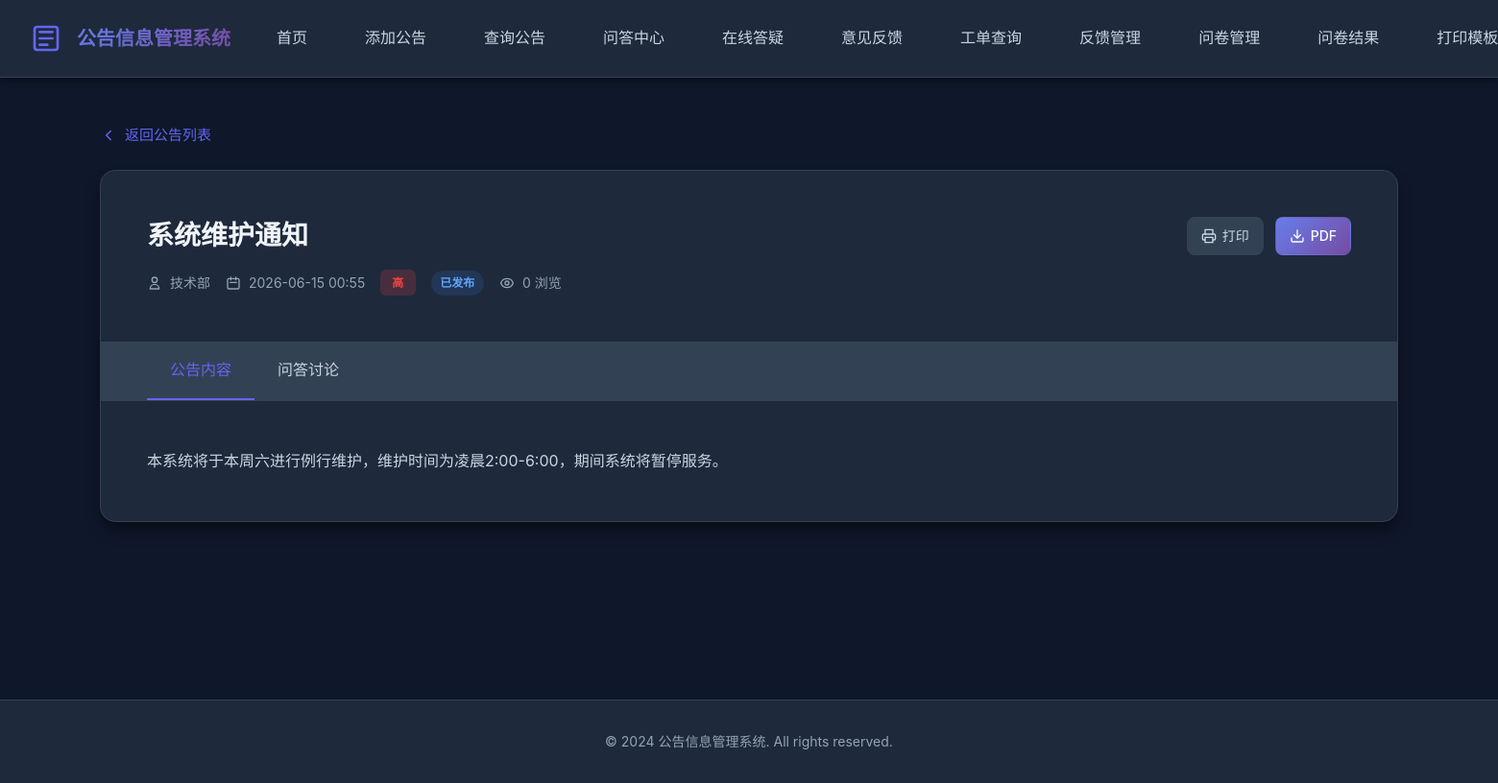
Screenshot of /notice_detail.php?id=2 with the database file from the repository.
### tables this page shows
CREATE TABLE IF NOT EXISTS notices (
    id INT AUTO_INCREMENT PRIMARY KEY,
    title VARCHAR(255) NOT NULL COMMENT '公告标题',
    content TEXT NOT NULL COMMENT '公告内容',
    author VARCHAR(100) NOT NULL COMMENT '发布人',
    category VARCHAR(100) DEFAULT '' COMMENT '公告分类',
    publish_date DATETIME DEFAULT CURRENT_TIMESTAMP COMMENT '发布时间',
    update_date DATETIME DEFAULT CURRENT_TIMESTAMP ON UPDATE CURRENT_TIMESTAMP COMMENT '更新时间',
    status ENUM('published', 'draft') DEFAULT 'published' COMMENT '状态',
    priority ENUM('high', 'medium', 'low') DEFAULT 'medium' COMMENT '优先级',
    views INT DEFAULT 0 COMMENT '浏览次数',
    INDEX idx_publish_date (publish_date),
    INDEX idx_status (status),
    INDEX idx_category (category)
);

### www/notice_detail.php (the view, shortened to what this page needs)
<?php
$notice_id = isset($_GET['id']) ? intval($_GET['id']) : 0;
$conn = getConnection();
$stmt = $conn->prepare("SELECT * FROM notices WHERE id = ?");
$stmt->bind_param("i", $notice_id);
$stmt->execute();
$notice = $stmt->get_result()->fetch_assoc();
$priority_class = 'priority-' . $notice['priority'];
$priority_text = ['high' => '高', 'medium' => '中', 'low' => '低'][$notice['priority']];
$status_text = ['published' => '已发布', 'draft' => '草稿'][$notice['status']];
?>
<!DOCTYPE html>
<html lang="zh-CN">
<head>
    <link rel="stylesheet" href="style.css">
</head>
<body>
    <nav class="navbar">
        <div class="container">
            <div class="nav-brand">
                <h1>公告信息管理系统</h1>
            </div>
            <ul class="nav-menu">
                <li><a href="index.php">首页</a></li>
                <li><a href="add_notice.php">添加公告</a></li>
                <li><a href="search_notice.php">查询公告</a></li>
                <li><a href="qa_center.php">问答中心</a></li>
                <li><a href="chat.php">在线答疑</a></li>
                <li><a href="feedback.php">意见反馈</a></li>
                <li><a href="feedback_query.php">工单查询</a></li>
                <li><a href="feedback_admin.php">反馈管理</a></li>
                <li><a href="survey_admin.php">问卷管理</a></li>
                <li><a href="survey_results.php">问卷结果</a></li>
                <li><a href="print_template_admin.php">打印模板</a></li>
            </ul>
        </div>
    </nav>
    <div class="container">
        <div class="main-content">
            <a href="search_notice.php" class="back-link">
                <svg viewBox="0 0 24 24" fill="none" xmlns="http://www.w3.org/2000/svg">
                    <path d="M15 18L9 12L15 6" stroke="currentColor" stroke-width="2" stroke-linecap="round" stroke-linejoin="round"/>
                </svg>
                返回公告列表
            </a>
            <div class="detail-container">
                <div class="detail-header">
                    <div class="detail-actions">
                        <a href="print_preview.php?notice_id=<?php echo $notice_id; ?>" target="_blank" class="detail-action-btn" title="打印预览">
                            <span>打印</span>
                        </a>
                        <a href="print_preview.php?notice_id=<?php echo $notice_id; ?>" target="_blank" class="detail-action-btn primary" title="下载PDF">
                            <span>PDF</span>
                        </a>
                    </div>
                    <h1><?php echo htmlspecialchars($notice['title']); ?></h1>
                    <div class="detail-meta">
                        <span class="detail-meta-item">
                            <?php echo htmlspecialchars($notice['author']); ?>
                        </span>
                        <span class="detail-meta-item">
                            <svg viewBox="0 0 24 24" fill="none" xmlns="http://www.w3.org/2000/svg">
                                <path d="M8 7V3M16 7V3M7 11H17M5 21H19C20.1046 21 21 20.1046 21 19V7C21 5.89543 20.1046 5 19 5H5C3.89543 5 3 5.89543 3 7V19C3 20.1046 3.89543 21 5 21Z" stroke="currentColor" stroke-width="2" stroke-linecap="round" stroke-linejoin="round"/>
                            </svg>
                            <?php echo date('Y-m-d H:i', strtotime($notice['publish_date'])); ?>
                        </span>
                        <span class="priority-badge <?php echo $priority_class; ?>"><?php echo $priority_text; ?></span>
                        <span class="qa-status-badge status-<?php echo $notice['status']; ?>"><?php echo $status_text; ?></span>
                        <span class="detail-meta-item">
                            <?php echo $notice['views']; ?> 浏览
                        </span>
                    </div>
                </div>
                <div class="tabs">
                    <div class="tab-item active" data-tab="content">公告内容</div>
                    <div class="tab-item" data-tab="qa">问答讨论</div>
                </div>
                <div class="tab-content active" id="tab-content">
                    <div class="detail-body">
                        <?php echo nl2br(htmlspecialchars($notice['content'])); ?>
                    </div>
                </div>
            </div>
        </div>
    </div>
    <footer class="footer">
        <div class="container">
            <p>&copy; 2024 公告信息管理系统. All rights reserved.</p>
        </div>
    </footer>
</body>
</html>

### www/style.css (style rules this page uses)
* { margin: 0; padding: 0; box-sizing: border-box; }
:root { --primary-color: #6366f1; --primary-dark: #4f46e5; --primary-light: #818cf8; --secondary-color: #8b5cf6; --accent-color: #ec4899; --success-color: #10b981; --warning-color: #f59e0b; --error-color: #ef4444; --info-color: #3b82f6; --priority-high: #ef4444; --priority-medium: #f59e0b; --priority-low: #10b981; --bg-primary: #0f172a; --bg-secondary: #1e293b; --bg-tertiary: #334155; --text-primary: #f1f5f9; --text-secondary: #cbd5e1; --text-muted: #94a3b8; --border-color: #334155; --gradient-primary: linear-gradient(135deg, #667eea 0%, #764ba2 100%); --gradient-secondary: linear-gradient(135deg, #f093fb 0%, #f5576c 100%); --gradient-accent: linear-gradient(135deg, #4facfe 0%, #00f2fe 100%); --shadow-sm: 0 1px 2px 0 rgba(0, 0, 0, 0.3); --shadow-md: 0 4px 6px -1px rgba(0, 0, 0, 0.4); --shadow-lg: 0 10px 15px -3px rgba(0, 0, 0, 0.5); --shadow-xl: 0 20px 25px -5px rgba(0, 0, 0, 0.6); --radius-sm: 0.375rem; --radius-md: 0.5rem; --radius-lg: 0.75rem; --radius-xl: 1rem; --spacing-xs: 0.5rem; --spacing-sm: 0.75rem; --spacing-md: 1rem; --spacing-lg: 1.5rem; --spacing-xl: 2rem; --spacing-2xl: 3rem; }
body { font-family: 'Noto Sans SC', -apple-system, BlinkMacSystemFont, 'Segoe UI', Roboto, 'Helvetica Neue', Arial, sans-serif; background: var(--bg-primary); color: var(--text-primary); line-height: 1.6; min-height: 100vh; }
.container { max-width: 1400px; margin: 0 auto; padding: 0 var(--spacing-lg); }
.navbar { background: var(--bg-secondary); padding: var(--spacing-lg) 0; box-shadow: var(--shadow-md); position: sticky; top: 0; z-index: 100; backdrop-filter: blur(10px); border-bottom: 1px solid var(--border-color); width: 100%; }
.navbar .container { max-width: 100%; width: 100%; padding: 0 var(--spacing-xl); display: flex; justify-content: space-between; align-items: center; gap: var(--spacing-lg); }
.nav-brand { display: flex; align-items: center; gap: var(--spacing-md); flex-shrink: 0; }
.logo-icon { width: 32px; height: 32px; color: var(--primary-color); flex-shrink: 0; }
.nav-brand h1 { font-size: 1.25rem; font-weight: 700; background: var(--gradient-primary); -webkit-background-clip: text; -webkit-text-fill-color: transparent; background-clip: text; white-space: nowrap; }
.nav-menu { display: flex; list-style: none; gap: var(--spacing-sm); flex-shrink: 0; }
.nav-menu a { color: var(--text-secondary); text-decoration: none; padding: var(--spacing-sm) var(--spacing-lg); border-radius: var(--radius-md); transition: all 0.3s ease; font-weight: 500; }
.main-content { padding: var(--spacing-2xl) 0; min-height: calc(100vh - 200px); }
.priority-badge { padding: 0.25rem 0.75rem; border-radius: var(--radius-sm); font-size: 0.75rem; font-weight: 600; text-transform: uppercase; letter-spacing: 0.5px; }
.priority-badge.priority-high { background: rgba(239, 68, 68, 0.2); color: var(--priority-high); }
.footer { background: var(--bg-secondary); border-top: 1px solid var(--border-color); padding: var(--spacing-xl) 0; text-align: center; margin-top: var(--spacing-2xl); width: 100%; }
.footer .container { max-width: 100%; width: 100%; }
.footer p { color: var(--text-muted); font-size: 0.875rem; }
.qa-status-badge { display: inline-flex; align-items: center; padding: 0.2rem 0.6rem; border-radius: 999px; font-size: 0.75rem; font-weight: 600; flex-shrink: 0; }
.qa-status-badge.status-published { background: rgba(59, 130, 246, 0.15); color: #60a5fa; }

### rows the page displays
notices: title "系统维护通知", author "技术部", publish_date "2026-06-15 00:55", priority "高", status "已发布", views "0", content "本系统将于本周六进行例行维护，维护时间为凌晨2:00-6:00，期间系统将暂停服务。"
